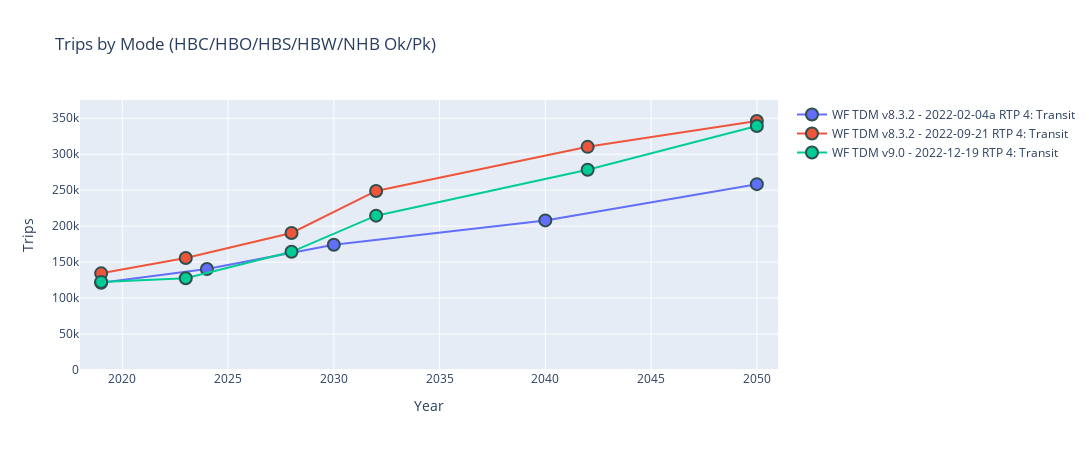
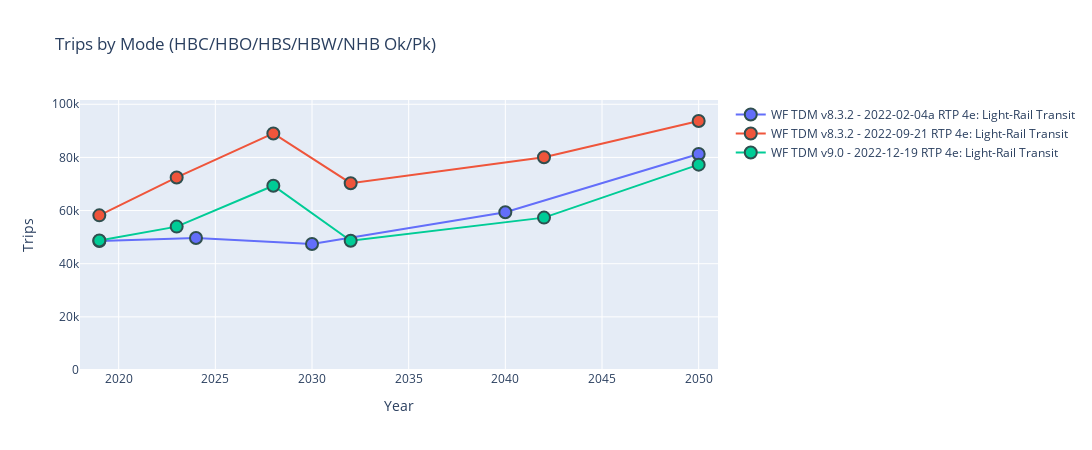
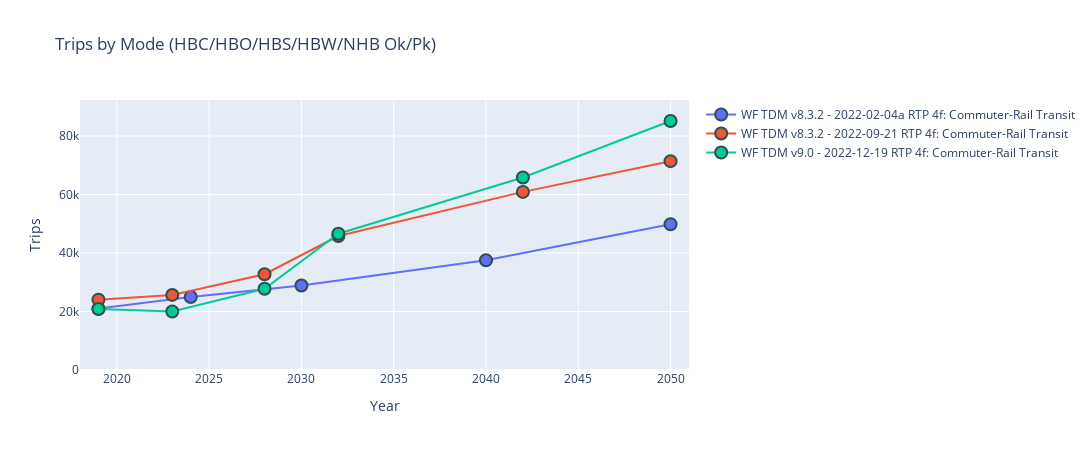
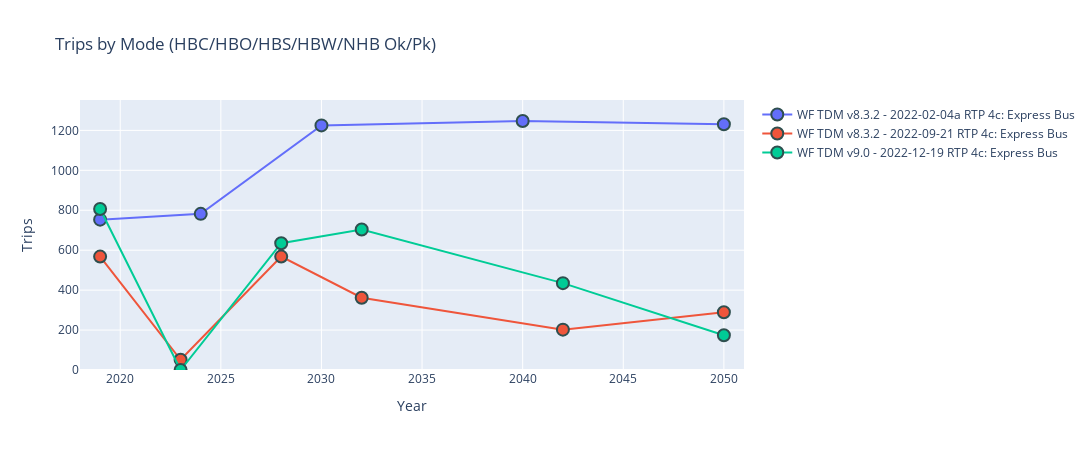

Write notebook code for charts like these, in order.
### Code cell
# MAKE INTERACTIVE CHART
py.offline.init_notebook_mode(connected=True)

lstTdmVersionWithDate = dfTransitSummaryPlotData['tdmVersionWithDate'].unique().tolist()
lstScenarioGroups     = dfTransitSummaryPlotData['scenarioGroup'     ].unique().tolist()
lstModes              = dfTransitSummaryPlotData['modeGroup'         ].unique().tolist()
lstTripPurp           = dfTransitSummaryPlotData['TRIPPURP'          ].unique().tolist()
lstPeriod             = dfTransitSummaryPlotData['PERIOD'            ].unique().tolist()

# remove include in all list
lstScenarioGroups = [i for i in lstScenarioGroups if i not in lstIncludeInAll] 

selectTdmVersionsWithDate = widgets.SelectMultiple(options=lstTdmVersionWithDate, value=(lstTdmVersionWithDate), description='TDM Version'   )
selectScenarioGroups      = widgets.SelectMultiple(options=lstScenarioGroups    , value=('RTP',               ), description='Scenario Group')
selectModes               = widgets.SelectMultiple(options=lstModes             , value=('4: Transit',        ), description='Mode Group'    )
selectTripPurps           = widgets.SelectMultiple(options=lstTripPurp          , value=(lstTripPurp          ), description='Purpose'       )
selectPeriods             = widgets.SelectMultiple(options=lstPeriod            , value=(lstPeriod            ), description='Periods'       )

#custom extents
#xmin = widgets.Text(value='0'  , description='X Min')
#xmax = widgets.Text(value='160' , description='X Max')
#ymin = widgets.Text(value='0'  , description='Y Min')
#ymax = widgets.Text(value='.10', description='Y Max')

widgets.interactive(update_plot, tdmVersionsWithDate=selectTdmVersionsWithDate, scenarioGroups=selectScenarioGroups, modeGroups=selectModes, trippurps=selectTripPurps , periods=selectPeriods)

#ADD RAW OBSERVED CURVES

### Figure 1 — Plotly figure (JSON) as saved in the notebook; plotly's stock layout.template omitted (floating-point values rounded to 4 significant figures)
{"data": [{"marker": {"line": {"color": "DarkSlateGrey", "width": 2}, "size": 12}, "mode": "markers+lines", "name": "WF TDM v8.3.2 - 2022-02-04a RTP 4: Transit", "type": "scatter", "x": [2019, 2024, 2030, 2040, 2050], "y": [121321, 140408, 174053, 207976, 258408]}, {"marker": {"line": {"color": "DarkSlateGrey", "width": 2}, "size": 12}, "mode": "markers+lines", "name": "WF TDM v8.3.2 - 2022-09-21 RTP 4: Transit", "type": "scatter", "x": [2019, 2023, 2028, 2032, 2042, 2050], "y": [134370, 155741, 190569, 248930, 310261, 346188]}, {"marker": {"line": {"color": "DarkSlateGrey", "width": 2}, "size": 12}, "mode": "markers+lines", "name": "WF TDM v9.0 - 2022-12-19 RTP 4: Transit", "type": "scatter", "x": [2019, 2023, 2028, 2032, 2042, 2050], "y": [122503, 127540, 164321, 214591, 278318, 339257]}], "layout": {"height": 450, "title": {"text": "Trips by Mode (HBC/HBO/HBS/HBW/NHB Ok/Pk)"}, "width": 1200, "xaxis": {"range": [2018, 2051], "title": {"text": "Year"}}, "yaxis": {"rangemode": "tozero", "title": {"text": "Trips"}}}}

### Figure 2 — Plotly figure (JSON) as saved in the notebook; plotly's stock layout.template omitted (floating-point values rounded to 4 significant figures)
{"data": [{"marker": {"line": {"color": "DarkSlateGrey", "width": 2}, "size": 12}, "mode": "markers+lines", "name": "WF TDM v8.3.2 - 2022-02-04a RTP 4e: Light-Rail Transit", "type": "scatter", "x": [2019, 2024, 2030, 2040, 2050], "y": [48534, 49670, 47393, 59386, 81268]}, {"marker": {"line": {"color": "DarkSlateGrey", "width": 2}, "size": 12}, "mode": "markers+lines", "name": "WF TDM v8.3.2 - 2022-09-21 RTP 4e: Light-Rail Transit", "type": "scatter", "x": [2019, 2023, 2028, 2032, 2042, 2050], "y": [58192, 72467, 89013, 70293, 80041, 93703]}, {"marker": {"line": {"color": "DarkSlateGrey", "width": 2}, "size": 12}, "mode": "markers+lines", "name": "WF TDM v9.0 - 2022-12-19 RTP 4e: Light-Rail Transit", "type": "scatter", "x": [2019, 2023, 2028, 2032, 2042, 2050], "y": [48746, 53956, 69336, 48615, 57344, 77269]}], "layout": {"height": 450, "title": {"text": "Trips by Mode (HBC/HBO/HBS/HBW/NHB Ok/Pk)"}, "width": 1200, "xaxis": {"range": [2018, 2051], "title": {"text": "Year"}}, "yaxis": {"rangemode": "tozero", "title": {"text": "Trips"}}}}

### Figure 3 — Plotly figure (JSON) as saved in the notebook; plotly's stock layout.template omitted (floating-point values rounded to 4 significant figures)
{"data": [{"marker": {"line": {"color": "DarkSlateGrey", "width": 2}, "size": 12}, "mode": "markers+lines", "name": "WF TDM v8.3.2 - 2022-02-04a RTP 4f: Commuter-Rail Transit", "type": "scatter", "x": [2019, 2024, 2030, 2040, 2050], "y": [20993, 24957, 28884, 37506, 49818]}, {"marker": {"line": {"color": "DarkSlateGrey", "width": 2}, "size": 12}, "mode": "markers+lines", "name": "WF TDM v8.3.2 - 2022-09-21 RTP 4f: Commuter-Rail Transit", "type": "scatter", "x": [2019, 2023, 2028, 2032, 2042, 2050], "y": [24045, 25666, 32733, 45796, 60889, 71391]}, {"marker": {"line": {"color": "DarkSlateGrey", "width": 2}, "size": 12}, "mode": "markers+lines", "name": "WF TDM v9.0 - 2022-12-19 RTP 4f: Commuter-Rail Transit", "type": "scatter", "x": [2019, 2023, 2028, 2032, 2042, 2050], "y": [20829, 19989, 27763, 46589, 65795, 85122]}], "layout": {"height": 450, "title": {"text": "Trips by Mode (HBC/HBO/HBS/HBW/NHB Ok/Pk)"}, "width": 1200, "xaxis": {"range": [2018, 2051], "title": {"text": "Year"}}, "yaxis": {"rangemode": "tozero", "title": {"text": "Trips"}}}}

### Figure 4 — Plotly figure (JSON) as saved in the notebook; plotly's stock layout.template omitted (floating-point values rounded to 4 significant figures)
{"data": [{"marker": {"line": {"color": "DarkSlateGrey", "width": 2}, "size": 12}, "mode": "markers+lines", "name": "WF TDM v8.3.2 - 2022-02-04a RTP 4c: Express Bus", "type": "scatter", "x": [2019, 2024, 2030, 2040, 2050], "y": [753, 782, 1225, 1247, 1231]}, {"marker": {"line": {"color": "DarkSlateGrey", "width": 2}, "size": 12}, "mode": "markers+lines", "name": "WF TDM v8.3.2 - 2022-09-21 RTP 4c: Express Bus", "type": "scatter", "x": [2019, 2023, 2028, 2032, 2042, 2050], "y": [568, 51, 568, 362, 202, 289]}, {"marker": {"line": {"color": "DarkSlateGrey", "width": 2}, "size": 12}, "mode": "markers+lines", "name": "WF TDM v9.0 - 2022-12-19 RTP 4c: Express Bus", "type": "scatter", "x": [2019, 2023, 2028, 2032, 2042, 2050], "y": [806, 0, 635, 704, 435, 174]}], "layout": {"height": 450, "title": {"text": "Trips by Mode (HBC/HBO/HBS/HBW/NHB Ok/Pk)"}, "width": 1200, "xaxis": {"range": [2018, 2051], "title": {"text": "Year"}}, "yaxis": {"rangemode": "tozero", "title": {"text": "Trips"}}}}
